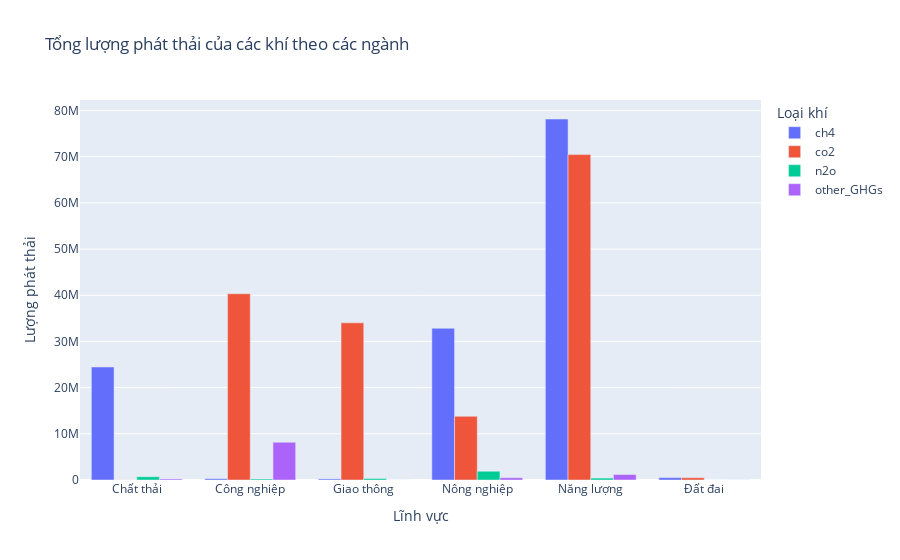

The cell this chart's notebook holds for it:
### Code cell
df_long = summary.drop('co2e_20yr',axis=1).melt(id_vars='main_sector', var_name='gas', value_name='total_emissions')
# Vẽ biểu đồ cột động
fig = px.bar(
    df_long,
    x='main_sector',
    y='total_emissions',
    color='gas',
    title='Tổng lượng phát thải của các khí theo các ngành',
    labels={'main_sector': 'Lĩnh vực', 'total_emissions': 'Lượng phát thải', 'gas': 'Loại khí'},
    barmode='group',
    hover_data=['total_emissions']
)
fig.show()
summary

### Figure 1 — Plotly figure (JSON) as saved in the notebook; plotly's stock layout.template omitted (floating-point values rounded to 4 significant figures)
{"data": [{"alignmentgroup": "True", "hovertemplate": "Loại khí=ch4<br>Lĩnh vực=%{x}<br>Lượng phát thải=%{y}<extra></extra>", "legendgroup": "ch4", "marker": {"color": "#636efa", "pattern": {"shape": ""}}, "name": "ch4", "offsetgroup": "ch4", "orientation": "v", "showlegend": true, "textposition": "auto", "type": "bar", "x": ["Chất thải", "Công nghiệp", "Giao thông", "Nông nghiệp", "Năng lượng", "Đất đai"], "xaxis": "x", "y": [24470000.0, 288200.0, 240100.0, 32850000.0, 78160000.0, 512700.0], "yaxis": "y"}, {"alignmentgroup": "True", "hovertemplate": "Loại khí=co2<br>Lĩnh vực=%{x}<br>Lượng phát thải=%{y}<extra></extra>", "legendgroup": "co2", "marker": {"color": "#EF553B", "pattern": {"shape": ""}}, "name": "co2", "offsetgroup": "co2", "orientation": "v", "showlegend": true, "textposition": "auto", "type": "bar", "x": ["Chất thải", "Công nghiệp", "Giao thông", "Nông nghiệp", "Năng lượng", "Đất đai"], "xaxis": "x", "y": [26100.0, 40320000.0, 34030000.0, 13790000.0, 70450000.0, 493600.0], "yaxis": "y"}, {"alignmentgroup": "True", "hovertemplate": "Loại khí=n2o<br>Lĩnh vực=%{x}<br>Lượng phát thải=%{y}<extra></extra>", "legendgroup": "n2o", "marker": {"color": "#00cc96", "pattern": {"shape": ""}}, "name": "n2o", "offsetgroup": "n2o", "orientation": "v", "showlegend": true, "textposition": "auto", "type": "bar", "x": ["Chất thải", "Công nghiệp", "Giao thông", "Nông nghiệp", "Năng lượng", "Đất đai"], "xaxis": "x", "y": [705500.0, 222500.0, 322700.0, 1897000.0, 415500.0, 0], "yaxis": "y"}, {"alignmentgroup": "True", "hovertemplate": "Loại khí=other_GHGs<br>Lĩnh vực=%{x}<br>Lượng phát thải=%{y}<extra></extra>", "legendgroup": "other_GHGs", "marker": {"color": "#ab63fa", "pattern": {"shape": ""}}, "name": "other_GHGs", "offsetgroup": "other_GHGs", "orientation": "v", "showlegend": true, "textposition": "auto", "type": "bar", "x": ["Chất thải", "Công nghiệp", "Giao thông", "Nông nghiệp", "Năng lượng", "Đất đai"], "xaxis": "x", "y": [232100.0, 8174000.0, 7479.0, 492400.0, 1179000.0, 7691.0], "yaxis": "y"}], "layout": {"barmode": "group", "legend": {"title": {"text": "Loại khí"}, "tracegroupgap": 0}, "title": {"text": "Tổng lượng phát thải của các khí theo các ngành"}, "xaxis": {"anchor": "y", "domain": [0, 1], "title": {"text": "Lĩnh vực"}}, "yaxis": {"anchor": "x", "domain": [0, 1], "title": {"text": "Lượng phát thải"}}}}
